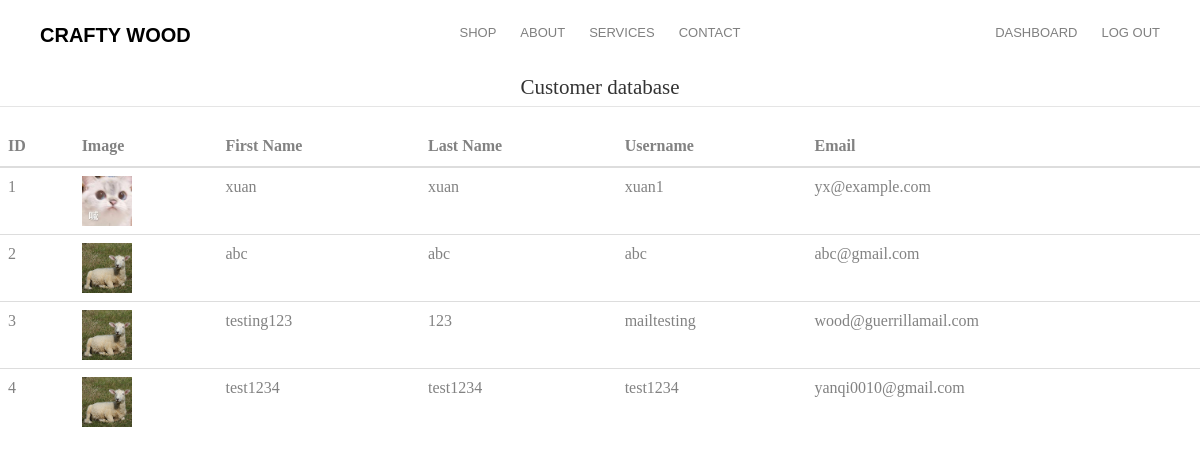
The page /admin/customer_database (signed in) on the database its author committed.
### ecommercesite/database.py (models this page shows, shortened)
class User(db.Model, UserMixin):
    __tablename__ = 'user'
    id = db.Column(db.Integer, primary_key=True)
    type = db.Column(db.String(20))
    first_name = db.Column(db.String(30), nullable=False)
    last_name = db.Column(db.String(30), nullable=False)
    username = db.Column(db.String(30), nullable=False, unique=True)
    email = db.Column(db.String(100), nullable=False, unique=True)
    password = db.Column(db.String(60), nullable=False)
    role = db.Column(db.String(10), nullable=False, default='user')
    image_file = db.Column(db.String(20), nullable=False, default='defaultpfp.jpg')
    __mapper_args__ = {
        'polymorphic_on':type,
        'polymorphic_identity':'user'
    }

class Users(User):
    cart = db.relationship('Items_In_Cart', backref='cart_user', lazy=True)
    review = db.relationship('Review', backref='author', lazy=True)
    product_bought = db.relationship('Product_Bought', backref='product_id_bought', lazy=True)
    __mapper_args__ = {
        'polymorphic_identity':'users'
    }

### ecommercesite/routes.py (the view)
@app.route('/admin/customer_database')
@login_required
@admin_required
def customer_database():
    users = Users.query.all()
    return render_template('admin/customer_database.html', users=users, title='Customer Database')

### ecommercesite/database.py (called while the page is built)
@login_manager.user_loader
def load_user(user_id):
    return User.query.get(int(user_id))

### ecommercesite/routes.py (called while the page is built)
def admin_required(f):
    @wraps(f)
    def wrap(*args, **kwargs):
        if current_user.role == "admin":
            return f(*args, **kwargs)
        else:
            abort(401)
    return wrap

### ecommercesite/templates/admin/customer_database.html
{% extends 'layout.html' %}
{% block content %}
<table class="table tbale-sm">
    <legend class='text-center'> Customer database </legend>
    <thead>
        <th>ID</th>
        <th>Image</th>
        <th>First Name</th>
        <th>Last Name</th>
        <th>Username</th>
        <th>Email</th>
    </thead>
    <tbody>
      {% for user in users %}
      <tr>
        <td>{{loop.index}}</td>
        <td> <img src="{{url_for('static',filename='profile_pics/' + user.image_file)}}" alt="{{user.username}}" width="50" height="50"></td>
        <td>{{ user.first_name}}</td>
        <td>{{ user.last_name}}</td>
        <td>{{ user.username }}</td>
        <td>{{ user.email }}</td>
      </tr>
      {% endfor %}
    </tbody>
</table>
{% endblock content %}

### ecommercesite/static/style.css (style rules this page uses)
body { font-family: "Playfair Display", serif; font-weight: 400; font-size: 16px; line-height: 1.7; color: #828282; background: #fff; }

### rows shown on the page
Users: image_file (picture), first_name "xuan", last_name "xuan", username "xuan1", email "yx@example.com"
Users: image_file (placeholder picture), first_name "abc", last_name "abc", username "abc", email "abc@gmail.com"
Users: image_file (placeholder picture), first_name "testing123", last_name "123", username "mailtesting", email "wood@guerrillamail.com"
Users: image_file (placeholder picture), first_name "test1234", last_name "test1234", username "test1234", email "yanqi0010@gmail.com"
